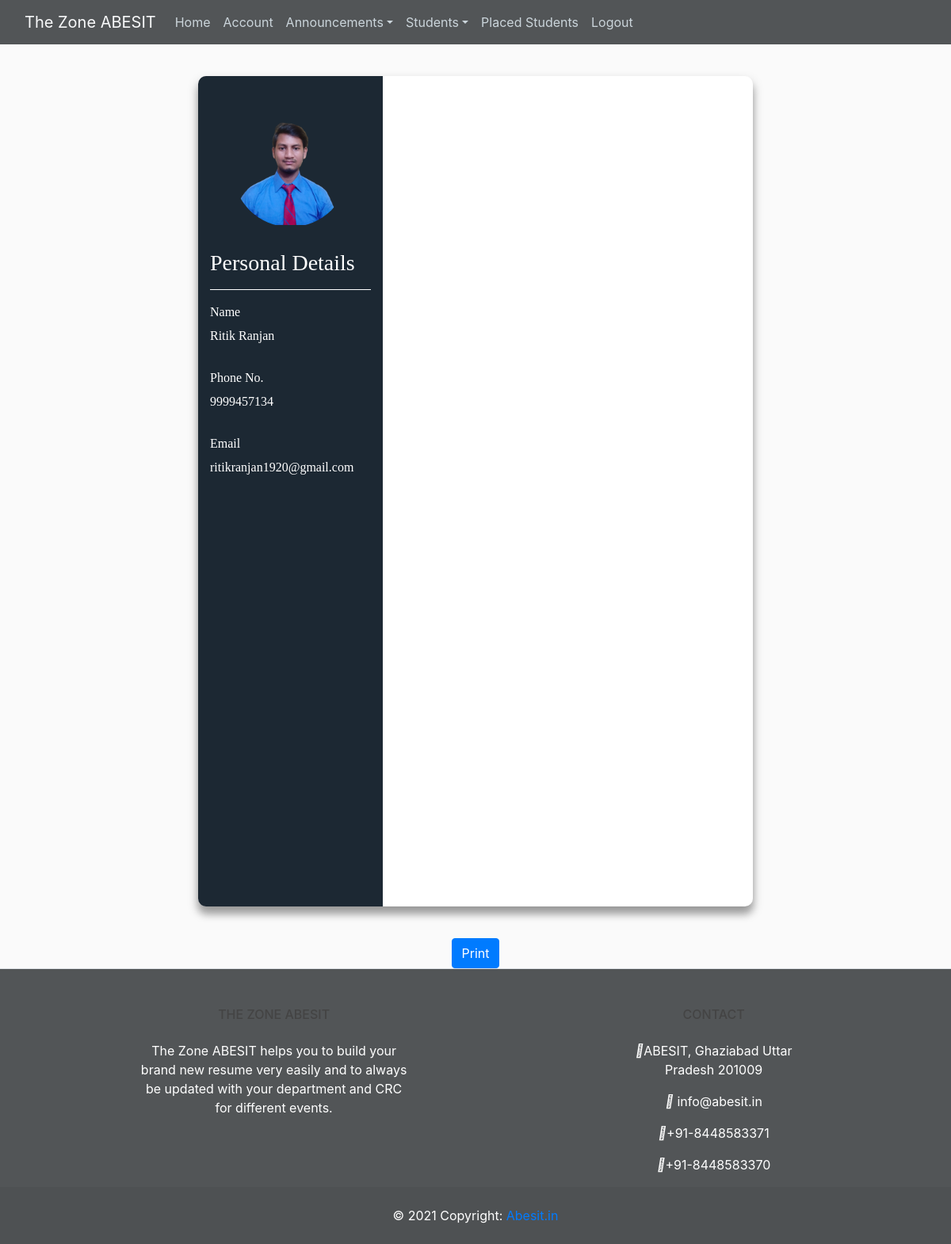
Screenshot of /1829010125/resume (signed in) with the database file from the repository.
### zone/models.py (models this page shows, shortened)
class Student(db.Model, UserMixin):
    user_id = db.Column(db.String(14), primary_key=True, unique=True, nullable=False)
    name = db.Column(db.String(20), nullable=False)
    email = db.Column(db.String(120), unique=True, nullable=False)
    year = db.Column(db.String(1), nullable=False)
    branch = db.Column(db.String(30), nullable=False, default="CSE")
    headline = db.Column(db.String(100), nullable=False, default='Student')
    about = db.Column(db.String(300))
    clg_name = db.Column(db.String(10), nullable=False, default="ABESIT")
    mobile = db.Column(db.String(10), unique=True, nullable=False)
    image_file = db.Column(db.String(20), nullable=False, default='profile_default.jpg')
    skills = db.Column(db.String(500))
    password = db.Column(db.String(60), nullable=False)
    placement_info = db.Column(db.String(20), nullable=False, default="Not Placed")
    letter = db.Column(db.String(20))
    seen_department = db.Column(db.String(6), nullable=False, default="False")
    seen_crc = db.Column(db.String(6), nullable=False, default="False")
    projects = db.relationship('Project', backref='creator', lazy=True)
    placement = db.relationship('PlacedStudent', backref='placed')

### zone/routes.py (the view)
@app.route("/<string:user_id>/resume")
def resume(user_id):
    student = Student.query.filter_by(user_id=user_id).first()
    certificates = Certificates.query.filter_by(student_id=student.user_id).all()[:3]
    education = Education.query.filter_by(student_id=student.user_id).all()
    if student.skills is not None:
        skills = student.skills.split(',')[:10]
    else:
        skills = None
    return render_template('resume.html', student=student, certificates=certificates, education=education, skills=skills)

### zone/models.py (called while the page is built)
@login_manager.user_loader
def load_user(user_id):
    student = Student.query.get(user_id)
    department_faculty = Faculty.query.get(user_id)
    crc_faculty = CRC.query.get(user_id)
    if student:
        return student
    elif department_faculty:
        return department_faculty
    else:
        return crc_faculty

### zone/Templates/resume.html (shortened to what this page needs)
{% extends 'base.html' %}
{% block content %}
<div class="col-md-7 resume container-form">
    <div class="row-display font" id="resume"  style="height:1048px">
        <div class="col-md-4 left-side" >
            <img class="resume-img" src="{{ url_for('static', filename='profile_pics/' + student.image_file) }}">
            <br>
            <h3>Personal Details</h3>
            <div class="artificial-hr"></div>
            <label>Name</label>
            <h6>{{student.name}}</h6>
            <br>
            <label>Phone No.</label>
            <h6>{{student.mobile}}</h6>
            <br>
            <label>Email</label>
            <h6>{{student.email}}</h6>
            <br>
        </div>
        <div class="col-md-8 right-side">
            <br>
            <br>
            <br>
            <br>
        </div>
    </div>
    </div>
<button class="btn btn-resume-print btn-primary" id="download">Print</button>
{% endblock content %}

### zone/static/main.css (style rules this page uses)
body { background: #fafafa; color: #333333; margin-top: 6rem; }
h1, h2, h3, h4, h5, h6 { color: #444444; }
.container-form { background-color: #fff; box-sizing: border-box; border-radius: 10px; box-shadow: 0 7px 14px rgba(0,0,0,0.25), 0 10px 10px rgba(0,0,0,0.22); position: relative; overflow: hidden; }
.row-display { display: flex; }
* { margin: 0; padding: 0; -webkit-box-sizing: border-box; -moz-box-sizing: border-box; box-sizing: border-box; }
.resume { padding:10px; margin-left:auto; margin-right:auto; }
.resume-img { border-radius:500px; margin-left:auto; margin-right:auto; margin-top:1rem; width:inherit; height:inherit; padding:14%; }
.font { font-family:serif; }
.left-side { background-color:#1C2833; color:white; }
.left-side h3 { color: white; }
.left-side h6 { color: white; }
.artificial-hr { background-color: white; height:1px; width:100%; margin-top:1rem; margin-bottom: 1rem; }
.btn-resume-print { margin-left:auto; margin-right:auto; display:block; margin-top:5vh; }
.col-md-7 { padding:0; }

### rows the page displays
Student: image_file (picture), name "Ritik Ranjan", mobile "9999457134", email "ritikranjan1920@gmail.com"
